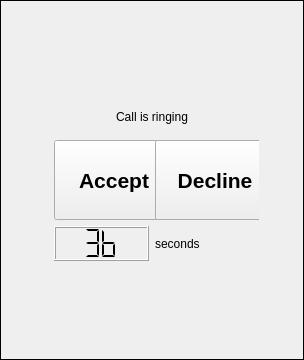
<?xml version="1.0" encoding="UTF-8"?>
<ui version="4.0">
 <class>IncomingCall</class>
 <widget class="QFrame" name="IncomingCall">
  <property name="geometry">
   <rect>
    <x>0</x>
    <y>0</y>
    <width>304</width>
    <height>360</height>
   </rect>
  </property>
  <property name="sizePolicy">
   <sizepolicy hsizetype="Expanding" vsizetype="Expanding">
    <horstretch>0</horstretch>
    <verstretch>0</verstretch>
   </sizepolicy>
  </property>
  <property name="windowTitle">
   <string>Frame</string>
  </property>
  <property name="frameShape">
   <enum>QFrame::Panel</enum>
  </property>
  <layout class="QGridLayout" name="gridLayout_2">
   <item row="1" column="1" rowspan="2" colspan="2">
    <widget class="QWidget" name="widget" native="true">
     <property name="sizePolicy">
      <sizepolicy hsizetype="Expanding" vsizetype="Preferred">
       <horstretch>0</horstretch>
       <verstretch>0</verstretch>
      </sizepolicy>
     </property>
     <property name="minimumSize">
      <size>
       <width>200</width>
       <height>180</height>
      </size>
     </property>
     <property name="maximumSize">
      <size>
       <width>240</width>
       <height>180</height>
      </size>
     </property>
     <layout class="QGridLayout" name="gridLayout">
      <item row="1" column="0">
       <widget class="QPushButton" name="acceptButton">
        <property name="sizePolicy">
         <sizepolicy hsizetype="Expanding" vsizetype="Minimum">
          <horstretch>0</horstretch>
          <verstretch>0</verstretch>
         </sizepolicy>
        </property>
        <property name="minimumSize">
         <size>
          <width>120</width>
          <height>80</height>
         </size>
        </property>
        <property name="maximumSize">
         <size>
          <width>160</width>
          <height>160</height>
         </size>
        </property>
        <property name="font">
         <font>
          <pointsize>16</pointsize>
          <weight>75</weight>
          <bold>true</bold>
         </font>
        </property>
        <property name="text">
         <string>Accept</string>
        </property>
       </widget>
      </item>
      <item row="0" column="0" colspan="2">
       <widget class="QLabel" name="label">
        <property name="text">
         <string>Call is ringing</string>
        </property>
        <property name="alignment">
         <set>Qt::AlignCenter</set>
        </property>
       </widget>
      </item>
      <item row="1" column="1">
       <widget class="QPushButton" name="declineButton">
        <property name="sizePolicy">
         <sizepolicy hsizetype="Expanding" vsizetype="Minimum">
          <horstretch>0</horstretch>
          <verstretch>0</verstretch>
         </sizepolicy>
        </property>
        <property name="minimumSize">
         <size>
          <width>120</width>
          <height>80</height>
         </size>
        </property>
        <property name="maximumSize">
         <size>
          <width>160</width>
          <height>160</height>
         </size>
        </property>
        <property name="font">
         <font>
          <pointsize>16</pointsize>
          <weight>75</weight>
          <bold>true</bold>
         </font>
        </property>
        <property name="text">
         <string>Decline</string>
        </property>
       </widget>
      </item>
      <item row="2" column="0">
       <widget class="QLCDNumber" name="lcdNumber">
        <property name="digitCount">
         <number>2</number>
        </property>
        <property name="mode">
         <enum>QLCDNumber::Hex</enum>
        </property>
        <property name="segmentStyle">
         <enum>QLCDNumber::Flat</enum>
        </property>
        <property name="intValue" stdset="0">
         <number>59</number>
        </property>
       </widget>
      </item>
      <item row="2" column="1">
       <widget class="QLabel" name="label_2">
        <property name="text">
         <string>seconds</string>
        </property>
       </widget>
      </item>
     </layout>
    </widget>
   </item>
   <item row="3" column="0" colspan="4">
    <spacer name="verticalSpacer_2">
     <property name="orientation">
      <enum>Qt::Vertical</enum>
     </property>
     <property name="sizeType">
      <enum>QSizePolicy::Preferred</enum>
     </property>
     <property name="sizeHint" stdset="0">
      <size>
       <width>20</width>
       <height>40</height>
      </size>
     </property>
    </spacer>
   </item>
   <item row="0" column="0" colspan="4">
    <spacer name="verticalSpacer">
     <property name="orientation">
      <enum>Qt::Vertical</enum>
     </property>
     <property name="sizeType">
      <enum>QSizePolicy::Preferred</enum>
     </property>
     <property name="sizeHint" stdset="0">
      <size>
       <width>20</width>
       <height>40</height>
      </size>
     </property>
    </spacer>
   </item>
   <item row="1" column="0" rowspan="2">
    <spacer name="horizontalSpacer">
     <property name="orientation">
      <enum>Qt::Horizontal</enum>
     </property>
     <property name="sizeType">
      <enum>QSizePolicy::Expanding</enum>
     </property>
     <property name="sizeHint" stdset="0">
      <size>
       <width>40</width>
       <height>20</height>
      </size>
     </property>
    </spacer>
   </item>
   <item row="1" column="3" rowspan="2">
    <spacer name="horizontalSpacer_2">
     <property name="orientation">
      <enum>Qt::Horizontal</enum>
     </property>
     <property name="sizeType">
      <enum>QSizePolicy::Expanding</enum>
     </property>
     <property name="sizeHint" stdset="0">
      <size>
       <width>40</width>
       <height>20</height>
      </size>
     </property>
    </spacer>
   </item>
  </layout>
 </widget>
 <resources/>
 <connections/>
</ui>
